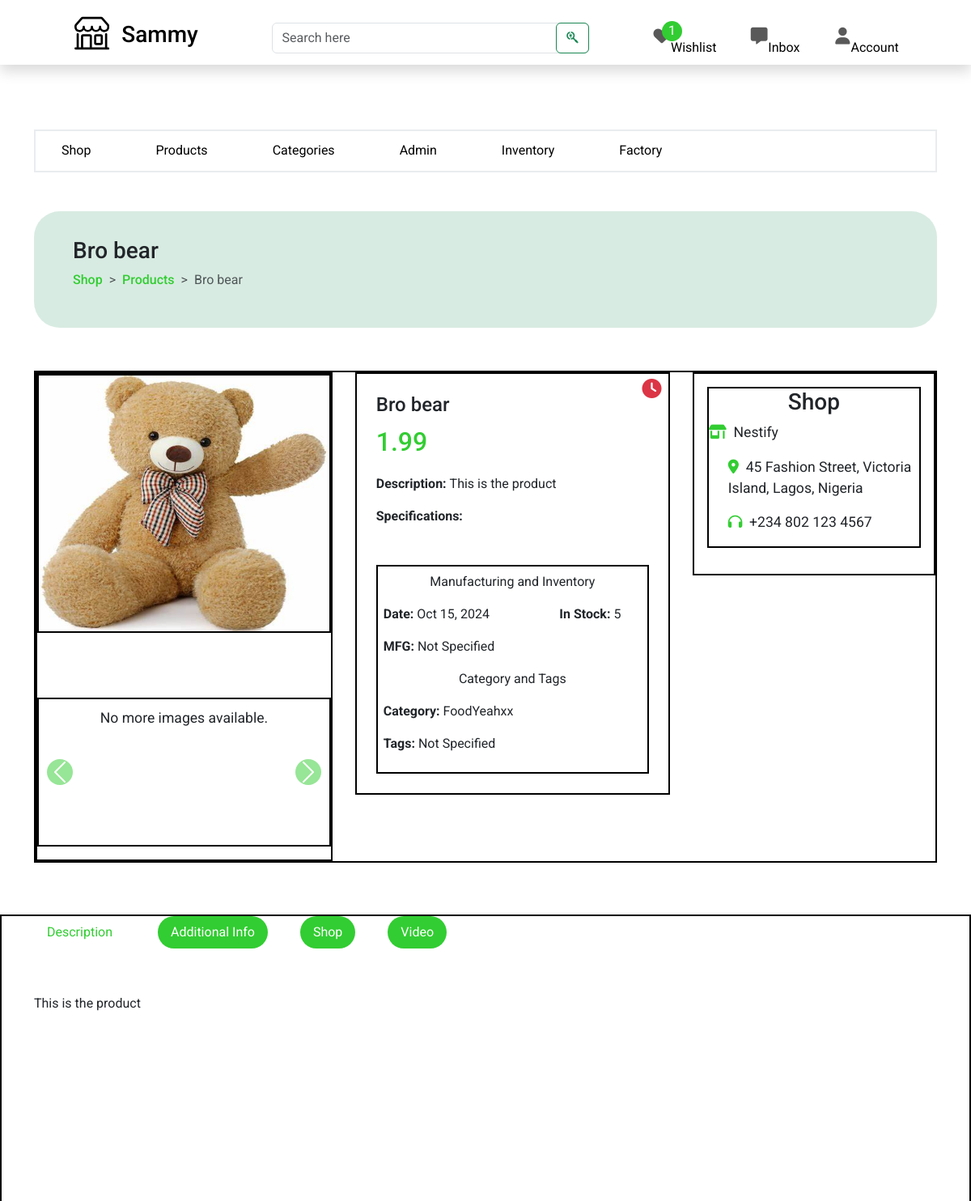
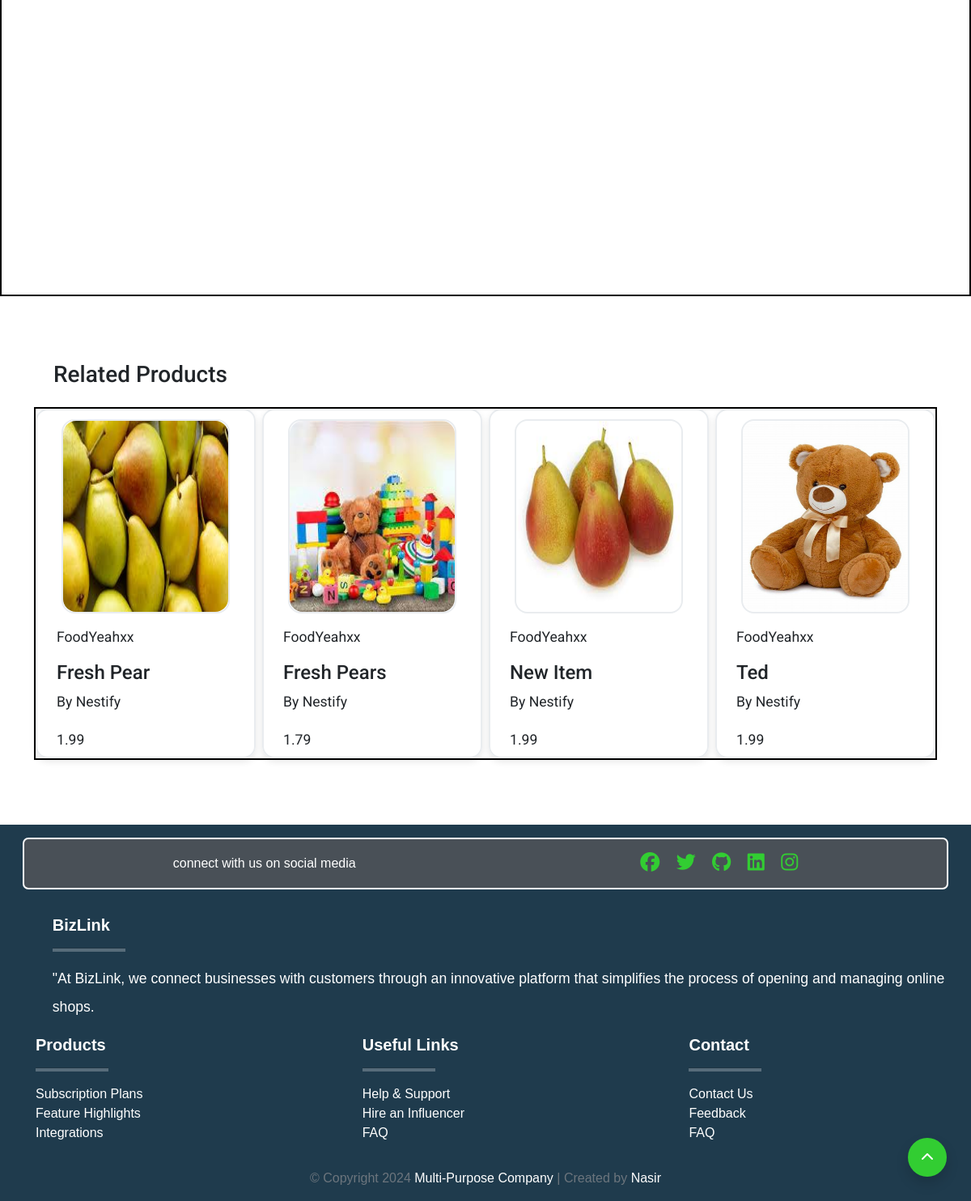
Screenshot of /core/owner/home/product/productA049FD3954/ (signed in) with the database file from the repository (2 pictures, top to bottom).
### shop/models.py (models this page shows, shortened)
class Product(models.Model):
    productId =  ShortUUIDField(unique=True, length=10, max_length=21, prefix="product", alphabet="ABCDEF0123456789")
    name = models.CharField(max_length=255, default="Fresh Pear")
    category = models.ForeignKey(Category, related_name='category_products', on_delete=models.CASCADE)
    image = models.ImageField(upload_to='product_directory_path', blank=True, null=True, default="product.jpg")
    video = models.ForeignKey(ProductVideo, null=True, blank=True, on_delete=models.SET_NULL, related_name="product_on_the_video")
    shop = models.ForeignKey(Shop, related_name='shop_products', on_delete=models.CASCADE)
    description = models.TextField(blank=True, null=True, default="This is the product")
    specifications = models.TextField(blank=True, null=True)
    mfg = models.DateTimeField(auto_now_add=False, null=True, blank=True)
    price = models.DecimalField(max_digits=15, decimal_places=2, default=1.99)
    stock_quantity = models.PositiveIntegerField(default="5")
    created_by = models.ForeignKey(settings.AUTH_USER_MODEL, related_name='user_products', on_delete=models.CASCADE)
    created_at = models.DateTimeField(auto_now_add=True)
    updated_at = models.DateTimeField(auto_now=True)
    tags = TaggableManager(blank=True)
    sku = ShortUUIDField(unique=True, length=4, max_length=10, prefix="sku", alphabet="0123456789")
    class Meta:
        ordering = ('name',)
        unique_together = ('created_by', 'name', 'category')

class Category(models.Model):
    categoryId =  ShortUUIDField(unique=True, length=10, max_length=21, prefix="category", alphabet="ABCDEF0123456789")
    name = models.CharField(max_length=255, default="Food")
    description = models.TextField(blank=False, null=False, default="This is a category")
    image = models.ImageField(upload_to='category_directory_path', blank=True, null=True)
    shop = models.ForeignKey(Shop, related_name='shop_categories', on_delete=models.CASCADE)
    created_at = models.DateTimeField(auto_now_add=True)
    created_by = models.ForeignKey(settings.AUTH_USER_MODEL, on_delete=models.CASCADE, related_name="user_categories")
    class Meta:
        ordering = ('name',)
        verbose_name_plural = 'Categories'
        unique_together = ('created_by', 'name')

class Shop(models.Model):
    shopId = ShortUUIDField(unique=True, length=10, max_length=21, prefix="shop", alphabet="ABCDEF0123456789")
    name = models.CharField(max_length=255, default="Nestify")
    description = models.TextField(blank=False, null=False, default="This is a shop")
    image = models.ImageField(upload_to='shop_directory_path', blank=True, null=True)
    address = models.TextField(blank=False, null=False, default="This is my address")
    contact = models.CharField(max_length=255, default="+251 97 654 2331")
    created_at = models.DateTimeField(auto_now_add=True)
    created_by = models.OneToOneField(settings.AUTH_USER_MODEL, on_delete=models.CASCADE, related_name="user_shop")
    class Meta:
        ordering = ('name',)
        unique_together = ('created_by', 'name')

### core/views.py (the view, shortened to what this page needs)
# urls.py: path("owner/home/product/<productId>/", views.product_detail, name="product_detail"),
def product_detail(request, productId):
    user = request.user
    if user.user_type == 'business_owner':
        try:
            product = Product.objects.get(created_by=user, productId=productId)
            shop = Shop.objects.get(created_by=user)
        except Product.DoesNotExist:
            messages.error(request, "No product detail available.")
    product_images = product.more_product_images.all()
    product_videos = product.more_product_videos.all()
    print(product_videos)
    related_products = Product.objects.filter(category=product.category).exclude(productId=productId)[:4]
    try:
        discounted_product = DiscountedProduct.objects.get(product=product)
    except DiscountedProduct.DoesNotExist:
        discounted_product = None
    return render(request, "core/owner/product-detail.html", {
        'user': user,
        'product': product,
        'product_images': product_images,
        'product_videos': product_videos,
        'shop': shop,
        'related_products': related_products,
        'discounted_product': discounted_product,
    })

### core/templatetags/custom_tags.py (called while the page is built)
@register.filter
def startswith(value, arg):
    return value.startswith(arg)

### templates/core/owner/product-detail.html (shortened to what this page needs)
{% extends "core/owner/owner-base.html" %}
{% load static %}
{% block content %}
<section class="product_detail_intro_section">
    <div class="container">
        <div class="intro-banner">
            <h3>{{ product.name }}</h3>
            <div class="breadcrumb-box">
                <ol class="breadcrumb">
                    <li class="breadcrumb-item"><a href="{% url 'core:owner_shop' %}">Shop</a></li>
                    <li class="breadcrumb-item"><a href="{% url 'core:product' %}">Products</a></li>
                    <li class="breadcrumb-item active" aria-current="page">{{ product.name }}</li>
                  </ol>
            </div>
        </div>
        <div class="product-detail-intro-box">
            <div class="product-image">
                <div class="image-box">
                    <img id="main-image" src="{{ product.image.url }}" alt="{{ product.name }} image" class="img-fluid">
                </div>
                <div class="more-product-images">
                    <div id="carouselExample" class="carousel slide" data-bs-ride="carousel">
                        <div class="carousel-inner">
                            {% if product_images %}
                                <div class="carousel-item active" data-img="{{ product.image.url }}">
                                    <img src="{{ product.image.url }}" alt="{{ product.name }} image">
                                </div>
                                {% for img in product_images %}
                                    <div class="carousel-item" data-img="{{ img.image.url }}">
                                        <img src="{{ img.image.url }}" class="img-fluid" alt="{{ img.product.name }}">
                                    </div>
                                {% endfor %}
                            {% else %}
                                <p class="no-more-images-text">No more images available.</p>
                            {% endif %}
                        </div>
                        <button class="carousel-control-prev" type="button" data-bs-target="#carouselExample" data-bs-slide="prev">
                            <span class="carousel-control-prev-icon" aria-hidden="true"></span>
                        </button>
                        <button class="carousel-control-next" type="button" data-bs-target="#carouselExample" data-bs-slide="next">
                            <span class="carousel-control-next-icon" aria-hidden="true"></span>
                        </button>
                    </div>
                </div>
            </div>
            <div class="product-description">
                <h4>{{ product.name }}</h4>
                {% if user.user_type == 'business_owner' %}
                    <div class="offer-discount">
                        <button id="clock-icon"><i class="fa-solid fa-clock"></i></button>
                    </div>
                {% endif %}
                <div class="price">
                    <p class="new-price">{{ product.price }}</p>
                </div>
                <p><b>Description: </b>{{ product.description|striptags|truncatechars:100 }}</p>
                <p><b>Specifications: </b>{{ product.specifications|striptags|truncatechars:100 }}</p>
                <div class="more-detail">
                    <p class="text-center">Manufacturing and Inventory</p>
                    <div class="row1">
                        <div>
                            <p><b>Date: </b> {{ product.created_at|date:"M d, Y" }}</p>
                            <p><b>MFG:</b>
                                {% if product.mfg %}
                                    {{ product.mfg|date:"M d, Y" }}
                                {% else %}
                                    Not Specified
                                {% endif %}
                            </p>
                        </div>
                        <div><p><b>In Stock:</b> {{ product.stock_quantity }}</p></div>
                    </div>
                    <div class="row2">
                        <p class="text-center">Category and Tags</p>
                        <p><b>Category:</b> {{ product.category.name }}</p>
                        <p class="tag"><b>Tags:</b>
                            {% if product.tags.exists %}
                                {% for tag in product.tags.all %} <a href="{% url 'core:tag' tag.slug %}">#{{ tag.name|lower }}</a> {% endfor %}
                            {% else %}
                                Not Specified
                            {% endif %}
                        </p>
                    </div>
                </div>
            </div>
            <div class="shop-and-discount">
                <div class="product-shop">
                    <h3>Shop</h3>
                    <p class="shop-name"><i class="fa-solid fa-shop"></i>&nbsp;&nbsp;{{ shop.name }}</p>
                    <div class="shop-detail">
                        <p><i class="fa-solid fa-location-dot"></i>&nbsp;&nbsp;{{ shop.address }}</p>
                        <p><i class="fa-solid fa-headphones"></i>&nbsp;&nbsp;{{ shop.contact }}</p>
                    </div>
                </div>
            </div>
        </div>
    </div>
</section>
<section class="product_detail_tab_section">
    <div class="container">
        <ul class="nav nav-pills mb-3 tab" id="pills-tab" role="tablist">
            <li class="nav-item" role="presentation">
              <button class="nav-link active rounded-pill" id="pills-description-tab" data-bs-toggle="pill" data-bs-target="#pills-description" type="button" role="tab" aria-controls="pills-description" aria-selected="true">Description</button>
            </li>
            <li class="nav-item" role="presentation">
              <button class="nav-link rounded-pill" id="pills-additional-info-tab" data-bs-toggle="pill" data-bs-target="#pills-additional-info" type="button" role="tab" aria-controls="pills-additional-info" aria-selected="false">Additional Info</button>
            </li>
            <li class="nav-item" role="presentation">
              <button class="nav-link rounded-pill" id="pills-shop-tab" data-bs-toggle="pill" data-bs-target="#pills-shop" type="button" role="tab" aria-controls="pills-shop" aria-selected="false">Shop</button>
            </li>
            <li class="nav-item" role="presentation">
                <button class="nav-link rounded-pill" id="pills-video-tab" data-bs-toggle="pill" data-bs-target="#pills-video" type="button" role="tab" aria-controls="pills-video" aria-selected="false">Video</button>
            </li>
        </ul>
        <div class="tab-content" id="pills-tabContent">
            <div class="tab-pane fade show active" id="pills-description" role="tabpanel" aria-labelledby="pills-description-tab" tabindex="0">{{ product.description|safe }}</div>
        </div>
    </div>
</section>
<section class="related_products_section">
    <div class="container">
        <div class="related-product-section-box">
                <h3>Related Products</h3>
                <div class="related-product-collection-box">
                    {% if related_products %}
                        {% for product in related_products%}
                                <div class="product-box">
                                    <a href="{% url 'core:product_detail' product.productId %}">
                                        <div class="product-image">
                                            <img src="{{ product.image.url }}" alt="{{ product.name }} image">
                                        </div>
                                    </a>
                                    <p>{{ product.category.name }}</p>
                                    <h4>{{ product.name }}</h4>
                                    <p>By {{ product.shop.name }}</p>
                                    <div class="price-and-button">
                                        <p>{{ product.price }}</p>
                                    </div>
                                </div>
                        {% endfor %}
                    {% else %}
                        {% if user.user_type == 'business_owner' %}
                            <p>No related products available. <a href="#">Click here</a> to create products</p>
                        {% else %}
                            <p>No related products available.</p>
                        {% endif %}
                    {% endif %}
                </div>
        </div>
    </div>
</section>
{% endblock %}

### rows the page displays
Product: name "Bro bear", image (picture), price "1.99", description "This is the product", created_at "Oct 15, 2024", stock_quantity "5", category.name "FoodYeahxx"
Shop: name "Nestify", address "45 Fashion Street, Victoria Island, Lagos, Nigeria", contact "+234 802 123 4567"
Product: image (picture), category.name "FoodYeahxx", name "Fresh Pear", shop.name "Nestify", price "1.99"
Product: image (picture), category.name "FoodYeahxx", name "Fresh Pears", shop.name "Nestify", price "1.79"
Product: image (picture), category.name "FoodYeahxx", name "New Item", shop.name "Nestify", price "1.99"
Product: image (picture), category.name "FoodYeahxx", name "Ted", shop.name "Nestify", price "1.99"

### other values shown
{{ wishlist.count }} "1"
